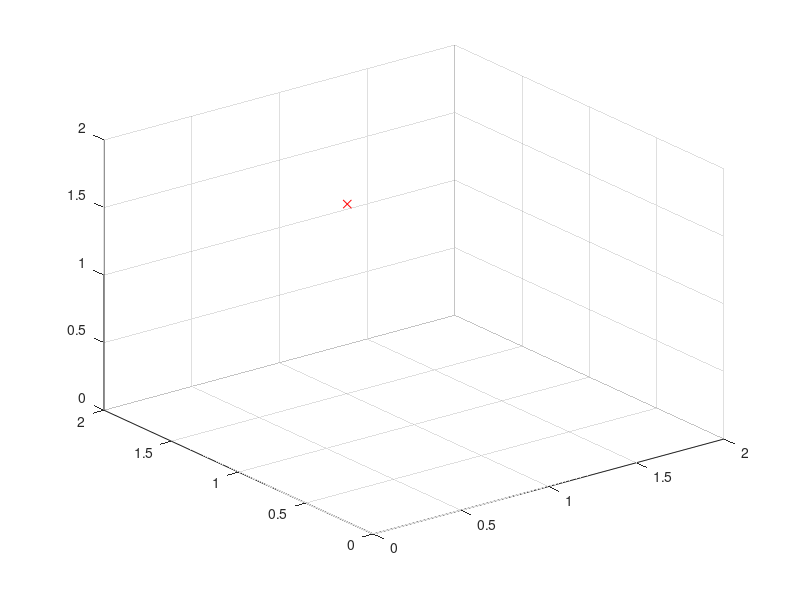

MATLAB code for this plot: (Note: this script raises an error after producing the figure.)
% Simulating state of nodes 
clear
%controller Section V-B
%A survey of multi-agent formation control: Position-, displacement-, and distance-based approaches
%Kwang-Kyo Oh, Myoung-Chul Park, and Hyo-Sung Ahn

End_POS_pyramid = [
    0.0125    0.2325    0.2325    0.0125    0.1350    0.2700    0.1350         0    0.1350;
    0.2200    0.2200         0         0    0.2400    0.1225         0    0.1225    0.1225;
         0         0         0         0    0.1350    0.1350    0.1350    0.1350    0.2700];
End_POS_pyramid(3,:)=End_POS_pyramid(3,:)+0.05
End_POS_pyramid=End_POS_pyramid*4;

%% 1D - 2 nodes
% Gamma=1;   % Inter state relationship matrix
% A=[0 1; 1 0];       % Ajacency Matrix
% A_deg=A;       % Ajacency Matrix version with degree
% for i=1:size(A,1); A_deg(i,i) = -sum(A(i,:)); end
% N=2;                % Nodes in the network, cardinallity of vertex set
% n=1;                % Variables of the state of each node dimensions to consider
% x=[0.25,0.75;-0.5,0.5];
% %u=[0;0.1]*0;

%% 2D - 2 nodes
% Gamma=[1 0; 0 1];   % Inter state relationship matrix
% A=[0 1; 1 0];       % Ajacency Matrix
% A_deg=A;       % Ajacency Matrix version with degree
% for i=1:size(A,1); A_deg(i,i) = -sum(A(i,:)); end
% N=2;                % Nodes in the network, cardinallity of vertex set
% n=2;                % Variables of the state of each node
% x=[ [0.1;0.55;0;0] , [0.7;0.8;0;0] ] ;


%% 3D - 3 nodes
% N=4;                % Nodes in the network, cardinallity of vertex set
% n=3;                % Variables of the state of each node
% Gamma=[1 0; 0 1];   % Inter state relationship matrix
% A=zeros(N,N);       % Ajacency Matrix
% A(1,2)=1; A(1,3)=1; A(1,4)=1; 
%           A(2,3)=1; A(2,4)=1; 
%                     A(3,4)=1; 
% A = A + A';
% A_deg=A;       % Ajacency Matrix version with degree
% % D=zeros(N,N);       % Ajacency Matrix
% % d=0.25;
% % rd=sqrt(2)*d;
% % D(1,2)=2*d; D(1,3)=2*rd; D(1,4)=2*d;
% %             D(2,3)=2*d;  D(2,4)=2*rd;
% %                          D(3,4)=2*rd;
% % D = D+D';
% x=zeros(n*2,N);
% for i=1:N x(:,i)=[i/1;0;0;0;0;0];  end
% % for i=1:N; x(:,i)=[i/2;((-1)^i)/2;0;0;0;0]+[0;0.5;0;0;0;0]; end

%% 3D - 9 nodes
N=9;                % Nodes in the network, cardinallity of vertex set
n=3;                % Variables of the state of each node
Gamma=[1 0; 0 1];   % Inter state relationship matrix
A=zeros(N,N);       % Ajacency Matrix
A(1,2)=0; A(1,3)=1; A(1,4)=0; A(1,5)=1;                      A(1,8)=1;  A(1,9)=1;
          A(2,3)=0; A(2,4)=0; A(2,5)=1; A(2,6)=1;
                    A(3,4)=0;           A(3,6)=1;  A(3,7)=1;
                                                   A(4,7)=1; A(4,8)=1; 
                                        A(5,6)=1;  A(5,7)=1; A(5,8)=1; A(5,9)=1; 
                                                   A(6,7)=1; A(6,8)=0; A(6,9)=1; 
                                                             A(7,8)=1; A(7,9)=1;
                                                                       A(8,9)=1;
A = A + A';
A_deg=A;       % Ajacency Matrix version with degree
% for i=1:size(A,1); A_deg(i,i) = -sum(A(i,:)); end
% D=zeros(N,N);       % Ajacency Matrix
% d=1;
% rd=sqrt(2)*d;
% D(1,2)=2*d; D(1,3)=2*rd; D(1,4)=2*d; D(1,5)=rd; D(1,8)=rd;
% D(2,3)=2*d; D(2,4)=2*rd; D(2,5)=rd; D(2,6)=rd;
% D(3,4)=2*d; D(3,6)=rd; D(3,7)=rd;
% D(4,7)=rd;  D(4,8)=rd; D(5,6)=rd;
% D(5,7)=2*d; D(5,8)=rd; D(5,9)=rd; 
% D(6,7)=rd; D(6,8)=2*d; D(6,9)=rd; 
% D(7,8)=rd; D(7,9)=rd;
% D(8,9)=rd;
x=zeros(n,N);
for i=1:N; x(:,i)=[i/10;rand;1.5]+[0;0.5;0]; end
    
% %% Virtual Tree
% As=[0,0,0;1,0,0;1,0,0];
% s=[ [0;0;0;0] , [0;0;0;0] , [0;0;0;0] ] ;

%% WP navigation of the ensemble
%2D
% WP = [2.5;2.5;0;0];
% for j=2:5; WP(:,j) = WP(:,j-1)+[1;1;0;0]; end
% %3D
WP = [1;1;0;0;0;0];
for j=2:5; WP(:,j) = WP(:,j-1)+[1;1;0;0;0;0]; end
nextwp=1;
WP(3,nextwp)=End_POS_pyramid(3,9);

close all
figure

%% Flocking simulation

% Discretizing the adjacency matrix to simulate the network behaviour
%Ad = ssdata(c2d(ss(A_deg,zeros(N*n,1),zeros(1,N*n),zeros(N*n,1)),dt))
plot3(x(1,i,1),x(2,i,1), x(3,i,1), 'xr');
axis([0 2 0 2 0 2])
% axis([-1 5 -1 5])
grid on
hold on
epslon = 1;
dt=0.1;

int_range_r = 0.40;
sigma_int_range = Auxiliar.sigma_norm(int_range_r);

now=1
kp=0.5
kv=1
assembling=0;



for t=dt:dt:200
    tic
    k=round(t/dt);
    cla
    hold on
    clc;
    for i=1:N
        % Figure plot
        % --------------- 
%          plot(x(1,i,k), 0.5, 'xr'); %1D
%          text(x(1,i,k)+0.01, 0.5+0.01, num2str(i)); %1D
        %2D
%         plot(x(1,i,k),x(2,i,k), 'xr');
%         text(x(1,i,k)+0.01,x(2,i,k)+0.01, num2str(i)); 
        %3D        
        plot3(x(1,i,k),x(2,i,k), x(3,i,k), 'xr');  
        text(x(1,i,k)+0.01,x(2,i,k)+0.01,x(3,i,k)+0.01, num2str(i)); 
        plot3([x(1,i,k),x(1,i,k)],[x(2,i,k),x(2,i,k)],[x(3,i,k),0], 'k--');
        
        posi = x(1:n,i,k);
%         veli = x(n+1:n+n,i,k);
        u = x(1:n,1,1)*0;
        posi_s = End_POS_pyramid(1:n,i)+[1,0,0;0,1,0;0,0,0]*(WP(1:n,nextwp)-End_POS_pyramid(1:n,9));
%         plot(posi_s(1,1),posi_s(2,1), 'xm');
%         text(posi_s(1,1)+0.01,posi_s(2,1)+0.01,num2str(i)); 
        %3D        
        plot3(posi_s(1,1),posi_s(2,1),posi_s(3,1), 'xm');  
        switch i
            case 4
                posi_s1 = End_POS_pyramid(1:n,1)+[1,0,0;0,1,0;0,0,0]*(WP(1:n,nextwp)-End_POS_pyramid(1:n,9));
                plot3([posi_s(1,1),posi_s1(1,1)],[posi_s(2,1),posi_s1(2,1)],[posi_s(3,1),posi_s1(3,1)], 'k--');
            case 8
                posi_s1 = End_POS_pyramid(1:n,5)+[1,0,0;0,1,0;0,0,0]*(WP(1:n,nextwp)-End_POS_pyramid(1:n,9));
                plot3([posi_s(1,1),posi_s1(1,1)],[posi_s(2,1),posi_s1(2,1)],[posi_s(3,1),posi_s1(3,1)], 'k--');
            case 9
                plot3([posi_s(1,1),posi_s(1,1)],[posi_s(2,1),posi_s(2,1)],[posi_s(3,1),0], 'k--');
            otherwise
                posi_s1 = End_POS_pyramid(1:n,i+1)+[1,0,0;0,1,0;0,0,0]*(WP(1:n,nextwp)-End_POS_pyramid(1:n,9));
                plot3([posi_s(1,1),posi_s1(1,1)],[posi_s(2,1),posi_s1(2,1)],[posi_s(3,1),posi_s1(3,1)], 'k--');
        end
        text(posi_s(1,1)+0.01,posi_s(2,1)+0.01,posi_s(3,1)+0.01,num2str(i));
        
        posi_s = End_POS_pyramid(1:n,i);
        
        for j=1:N
            posj = x(1:n,j,k);
            if i~=j && A(i,j)~=0
%                 posj = x(1:n,j,k);
%                 velj = x(n+1:n+n,j,k);
                posj_s = End_POS_pyramid(1:n,j);
                u = u + kp*(posi - posj - posi_s + posj_s);%+ kv*(veli-velj);
                if i>j
%                     plot([x(1,i,k) x(1,j,k)],[x(2,i,k) x(2,j,k)], 'k');
                    plot3([x(1,i,k) x(1,j,k)],[x(2,i,k) x(2,j,k)],[x(3,i,k) x(3,j,k)], 'k');
                     text(mean([x(1,i,k) x(1,j,k)]),mean([x(2,i,k) x(2,j,k)]), strcat('d=',num2str(sqrt((x(1,i,k)-x(1,j,k))^2+(x(2,i,k)-x(2,j,k))^2),3)));
                end
            end
            if i~=j
                %trying to avoid colisions
                diff = posj-posi;
                sigma_diff = Auxiliar.sigma_norm(diff);
                sigma_d = Auxiliar.sigma_norm(1);
                phi_alpha = Auxiliar.rho_h(sigma_diff/sigma_int_range)*Auxiliar.sigma_1(sigma_diff-sigma_d);
                nij= diff/sqrt(1+epslon*norm(diff,2)^2);
%                 if norm(phi_alpha*nij,2)>0.001 || norm(diff) < 0.2
%                     %just for debug
%                     [i,j, norm(phi_alpha*nij,2), norm(diff)]
%                 end
                %do not avoid colisions if it is an assembly stage
                if assembling==0; u = u - phi_alpha*nij; end
            end
        end
        
        u=-1*u;
        
        %Pinning controller
        if i==N
%             u = u + 1e0*(WP(1:n,nextwp)-mean(x(1:n,:,k),2)) + 1e1*(WP(n+1:n+n,nextwp)-mean(x(n+1:n+n,:,k),2));
            u = u + 1e0*(WP(1:n,nextwp)-x(1:n,i,k));% + 1e1*(WP(n+1:n+n,nextwp)-x(n+1:n+n,i,k));
        end
        
        x(1:n,i,k+1)     = posi + dt*u;
    end
    
    
    plot(mean(x(1,:,k),2),mean(x(2,:,k)), 'ok');
    text(mean(x(1,:,k))+0.01,mean(x(2,:,k))+0.01, 'CM');
    plot(WP(1,nextwp),WP(2,nextwp), 'vk');
    text(WP(1,nextwp)+0.02,WP(2,nextwp)+0.02, 'goal');
    title(strcat('t = ',num2str(t),' s'));
    
    %shirink the structure, assembly stage
    %if norm((WP(1:n,nextwp)-mean(x(1:n,:,k),2)), 2) < 0.2 &&...
    if norm(WP(1:n,nextwp)-x(1:n,9,k),2)  < 0.05 &&...
       norm((End_POS_pyramid(:,1)-End_POS_pyramid(:,2)), 2) > 0.2
        disp([norm((WP(1:n,nextwp)-mean(x(1:n,:,k),2)), 2), norm((End_POS_pyramid(:,1)-End_POS_pyramid(:,2)), 2), WP(3,nextwp)])
        End_POS_pyramid=End_POS_pyramid*0.999;
        WP(3,nextwp)=End_POS_pyramid(3,9);%WP(3,nextwp)*0.999;
%         WP(3,nextwp)=norm((End_POS_pyramid(:,1)-End_POS_pyramid(:,2)), 2)-0.2+0.135;%WP(3,nextwp)*0.999;
        assembling=1;
%         axis tight
    end
        
%     if abs(WP(1:n,nextwp)-mean(x(1:n,:,k),2)) + abs(WP(n+1:n+n,nextwp)-mean(x(n+1:n+n,:,k),2)) < 0.05
%         nextwp=mod(nextwp+1,size(WP,2));
%         if nextwp==0;nextwp=1;end
%     end

    hold off
    % ---------------

   proc_time=toc
   drawnow
   pause(0.1)
   if dt>proc_time pause(abs(dt-proc_time)); end

%     if t>=now
% %         print(strcat(num2str(now),'s'),'-dpng')
%         now=t+1;
%         pause(0.05);
%     end
%    pause(0.02);
end

figure
hold on
grid on


for node=1:N
    subplot(3,ceil(N/3),node); hold on; grid on;
    for j=1:n
        state_node=zeros(k,0);
        state_name='';
        for time=1:k; state_node(time)=x(j,node,time); end; 
        switch j; case 1, state_name='x' ; case 2, state_name='y' ; case 3, state_name='z' ; end
        plot(state_node, 'displayname', state_name)
    end
    title(strcat('Node ',num2str(node)));
    legend show
    axis tight
    hold off
end



%% Not used
%                 zed = posj-posi;
%                 sigma_norm_zed = Auxiliar.sigma_norm(zed);
%                 delta_sigma = zed / (1+epslon*sigma_norm_zed);
                %d_sig_norm=sqrt(1+norm(d,2)^2)-1;
                %phi_function_minus=(sigma_norm^2 -2*d_sig_norm*sigma_norm + d_sig_norm^2);
                %delta = (phi_function_plus-phi_function_minus)/0.001;
                %posji = posj-posi;
                %sigma_norm=sqrt(1+norm(posji,2)^2)-1;
                %phi_function=(sigma_norm^2 -2*d_sig_norm*sigma_norm + d_sig_norm^2);
